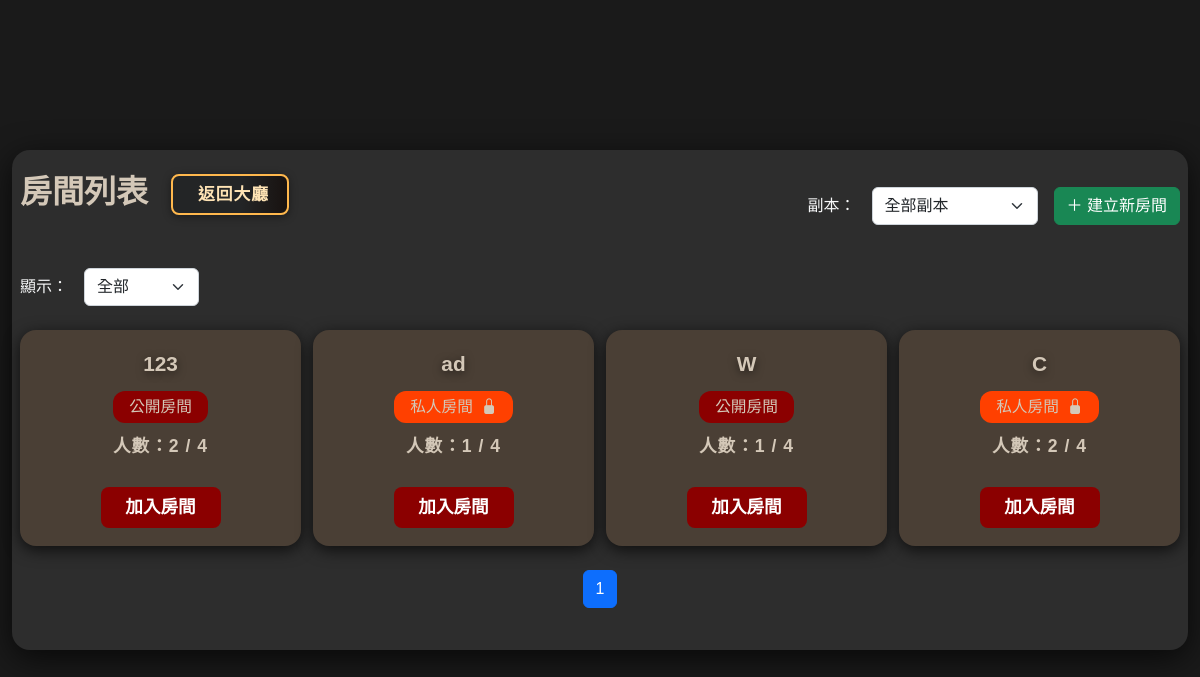
The page /game/lobby/room_list.php on the database as committed earlier.
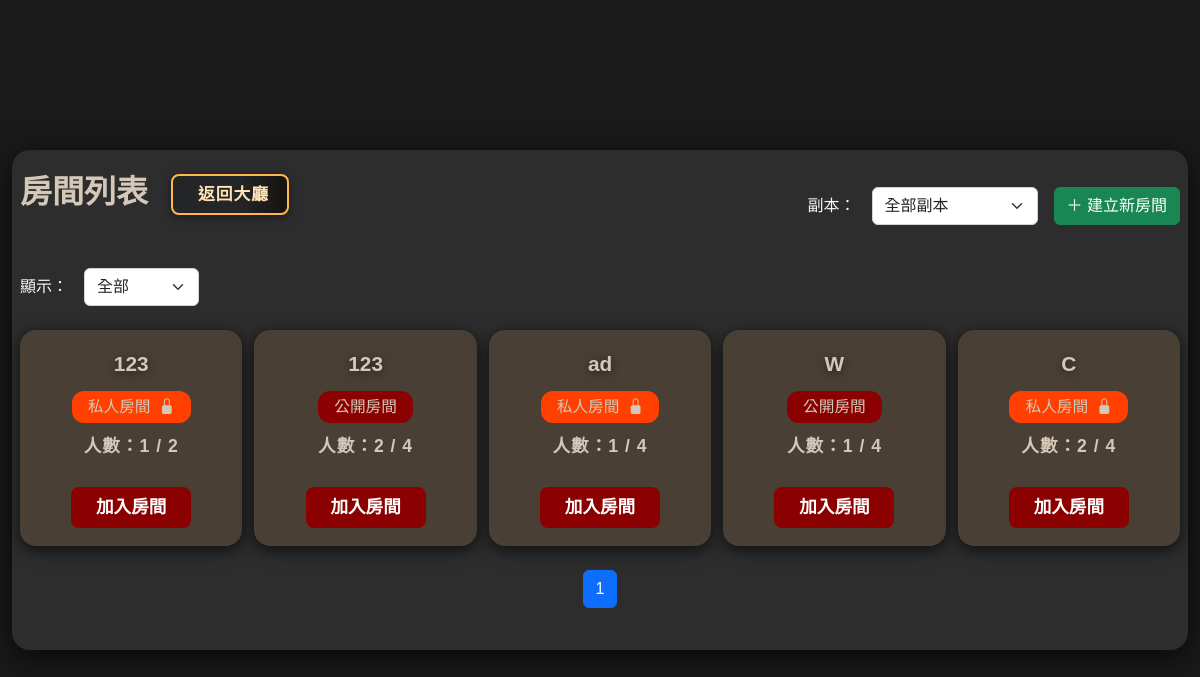
The same page on the database as committed later.
### tables this page shows
CREATE TABLE `teams` (
  `team_id` int NOT NULL,
  `invite_code` varchar(16) NOT NULL COMMENT '隊伍邀請碼',
  `max_members` int DEFAULT '4' COMMENT '隊伍上限人數',
  `is_public` tinyint(1) DEFAULT '0' COMMENT '是否公開',
  `created_at` timestamp NULL DEFAULT CURRENT_TIMESTAMP,
  `updated_at` timestamp NULL DEFAULT CURRENT_TIMESTAMP ON UPDATE CURRENT_TIMESTAMP,
  `room_name` varchar(255) NOT NULL DEFAULT '' COMMENT '房間名稱',
  `room_password` varchar(255) DEFAULT NULL,
  `dungeon_id` int DEFAULT NULL
);

### game/lobby/room_list.php (the view, shortened to what this page needs)
<?php
$db = new Database();
$pdo = $db->getConnection();
$stmt = $pdo->prepare("SELECT * FROM teams ORDER BY created_at DESC");
$stmt->execute();
$rooms = $stmt->fetchAll(PDO::FETCH_ASSOC);
$filter = isset($_GET['filter']) ? $_GET['filter'] : 'all';
$my_room_ids = [];
$filtered_rooms = array_filter($rooms, function($room) use ($filter, $my_room_ids) {
    if ($filter === 'public') return $room['is_public'];
    if ($filter === 'private') return !$room['is_public'];
    if ($filter === 'my') return in_array($room['team_id'], $my_room_ids);
    return true;
});
$rooms_per_row = 5;
$rows_per_page = 3;
$rooms_per_page = $rooms_per_row * $rows_per_page;
$page = isset($_GET['page']) ? max(1, intval($_GET['page'])) : 1;
$total_rooms = count($filtered_rooms);
$total_pages = ceil($total_rooms / $rooms_per_page);
$start = ($page - 1) * $rooms_per_page;
$rooms_page = array_slice(array_values($filtered_rooms), $start, $rooms_per_page);
?>
<!DOCTYPE html>
<html lang="zh-TW">
<head>
    <link href="https://cdn.jsdelivr.net/npm/bootstrap@5.2.3/dist/css/bootstrap.min.css" rel="stylesheet">
    <link rel="stylesheet" href="https://cdn.jsdelivr.net/npm/bootstrap-icons@1.10.5/font/bootstrap-icons.css">
    <link rel="stylesheet" href="../../assets/css/room_list.css">
</head>
<body>
<div class="container-fluid min-vh-100 d-flex align-items-center justify-content-center">
    <div class="room-list-modal w-100" style="max-width:1200px;min-width:900px;">
        <div class="roomlist-back-lobby">
            <a href="index.php" class="btn">
                <i class="fas fa-arrow-left" style="margin-right:7px;"></i>返回大廳
            </a>
        </div>
        <div class="d-flex justify-content-between align-items-center mb-4" style="position:relative;">
            <div class="room-list-title">房間列表</div>
            <div class="d-flex align-items-center gap-3">
                <form method="get" class="d-flex align-items-center gap-2 mb-0">
                    <label class="me-2 text-light">副本：</label>
                    <select name="dungeon_id" class="form-select w-auto" onchange="this.form.submit()">
                        <option value="0">全部副本</option>
                    </select>
                </form>
                <a href="create_room.php" class="btn btn-success" style="min-width:120px;">＋ 建立新房間</a>
            </div>
        </div>
        <form method="get" class="mb-4 d-flex flex-wrap align-items-center gap-2">
            <label class="me-2 text-light">顯示：</label>
            <select name="filter" class="form-select w-auto" onchange="this.form.submit()">
                <option value="all" <?php if($filter==='all')echo'selected';?>>全部</option>
            </select>
        </form>
        <div class="room-card-list">
            <?php if (empty($rooms_page)): ?>
                <div class="text-center text-secondary w-100">目前沒有房間</div>
            <?php else: ?>
                <?php
                $chunks = array_chunk($rooms_page, $rooms_per_row);
                foreach ($chunks as $row_rooms):
                ?>
                <div class="room-card-row">
                    <?php foreach ($row_rooms as $room): ?>
                        <?php
                        $stmt = $pdo->prepare("SELECT COUNT(*) FROM team_members WHERE team_id = ?");
                        $stmt->execute([$room['team_id']]);
                        $member_count = $stmt->fetchColumn();
                        $in_room = false;
                        ?>
                        <div class="room-card">
                            <div class="room-name"><?php echo htmlspecialchars($room['room_name'] ?? '未命名'); ?></div>
                            <?php if ($room['is_public']): ?>
                                    <span class="badge-public">公開房間</span>
                                <?php else: ?>
                                    <span class="badge-private">私人房間 <i class="bi bi-lock-fill"></i></span>
                                <?php endif; ?>
                                <div class="room-count">人數：<b><?= $member_count; ?> / <?= intval($room['max_members']); ?></b></div>
                                <?php if ($in_room): ?>
                                    <a href="room.php?code=<?= urlencode($room['invite_code']); ?>" class="btn btn-join">回到房間</a>
                                <?php elseif ($member_count < $room['max_members']): ?>
                                    <?php if ($room['is_public']): ?>
                                        <button type="button"
                                                class="btn btn-join"
                                                data-code="<?= htmlspecialchars($room['invite_code']) ?>">
                                            加入房間
                                        </button>
                                    <?php else: ?>
                                        <button type="button"
                                                class="btn btn-join btn-privat"
                                                onclick="showPwdModal('<?= htmlspecialchars($room['invite_code']) ?>')">
                                            加入房間
                                        </button>
                                    <?php endif; ?>
                                <?php else: ?>
                                    <span class="text-danger">已滿</span>
                                <?php endif; ?>
                        </div>
                    <?php endforeach; ?>
                </div>
                <?php endforeach; ?>
            <?php endif; ?>
        </div>
        <nav class="mt-4">
            <ul class="pagination justify-content-center">
                <?php for ($i=1; $i<=$total_pages; $i++): ?>
                    <li class="page-item<?php if ($i == $page) echo ' active'; ?>">
                        <a class="page-link" href="?filter=<?php echo $filter; ?>&page=<?php echo $i; ?>"><?php echo $i; ?></a>
                    </li>
                <?php endfor; ?>
            </ul>
        </nav>
    </div>
</div>

### assets/css/room_list.css (style rules this page uses)
.roomlist-back-lobby { position: absolute; z-index: 100; }
.roomlist-back-lobby .btn { font-size: 1.05rem; padding: 6px 18px; border-radius: 8px; background: linear-gradient(90deg,#232526 60%,#181210 100%); color: #ffe4b5; border: 2px solid #ffb84d; font-weight: bold; letter-spacing: 1px; box-shadow: 0 2px 8px #0006; transition: background 0.2s, border 0.2s, color 0.2s; position: relative; right: -151px; bottom: -6px; }
:root { --primary-color: #8b0000; --secondary-color: #3d1c02; --dark-bg: #1a1a1a; --dark-accent: #2d2d2d; --light-accent: #4a3f35; --text-light: #d4c8b8; --text-dark: #242424; --highlight: #ff4000; --shadow-color: rgba(0, 0, 0, 0.7); --border-color: #534b42; }
body { background: var(--dark-bg); color: var(--text-light); min-height: 100vh; margin: 0; font-family: 'Noto Sans TC', 'Microsoft JhengHei', Arial, sans-serif; }
.room-list-modal { background: var(--dark-accent); border-radius: 18px; padding: 38px 38px 28px 38px; max-width: 1200px; box-shadow: 0 8px 32px var(--shadow-color); margin: 40px auto; }
.room-list-title { font-size: 2rem; font-weight: bold; margin-bottom: 28px; color: var(--text-light); }
.room-card-list { display: flex; flex-direction: column; gap: 24px; }
.room-card-row { display: flex; gap: 24px; justify-content: flex-start; }
.room-card { background: var(--light-accent); border-radius: 16px; box-shadow: 0 4px 16px var(--shadow-color); padding: 32px 32px 24px 32px; min-width: 180px; max-width: 220px; flex: 1 1 0; display: flex; flex-direction: column; align-items: center; margin-bottom: 0; }
.room-card .room-name { font-size: 1.3rem; font-weight: bold; color: var(--text-light); margin-bottom: 12px; text-align: center; text-shadow: 0 2px 8px #0008; }
.badge-public { background: var(--primary-color); color: var(--text-light); font-size: 0.98em; padding: 4px 16px; border-radius: 12px; margin-bottom: 10px; display: inline-block; }
.badge-private { background: var(--highlight); color: var(--text-light); font-size: 0.98em; padding: 4px 16px; border-radius: 12px; margin-bottom: 10px; display: inline-block; }
.badge-private i { margin-left: 4px; }
.room-card .room-count { font-size: 1.1rem; color: var(--text-light); margin-bottom: 18px; font-weight: bold; letter-spacing: 1px; }
.room-card .btn-join, .modal-footer .btn-join { background: var(--primary-color); color: #fff !important; border-radius: 8px; min-width: 120px; font-size: 1.1rem; font-weight: bold; margin-top: 10px; }
@media (max-width: 1200px) { .room-list-modal { max-width: 98vw; padding: 18px 8px 18px 8px; } }
@media (max-width: 1200px) { .room-card-list { gap: 12px; } }
@media (max-width: 1200px) { .room-card-row { gap: 12px; } }
@media (max-width: 1200px) { .room-card { min-width: 120px; max-width: 100vw; padding: 18px 8px 18px 8px; } }

Rows that differ between the two databases and show on the page:
added teams: room_name "123", is_public "私人房間", member_count "1", max_members "2"
